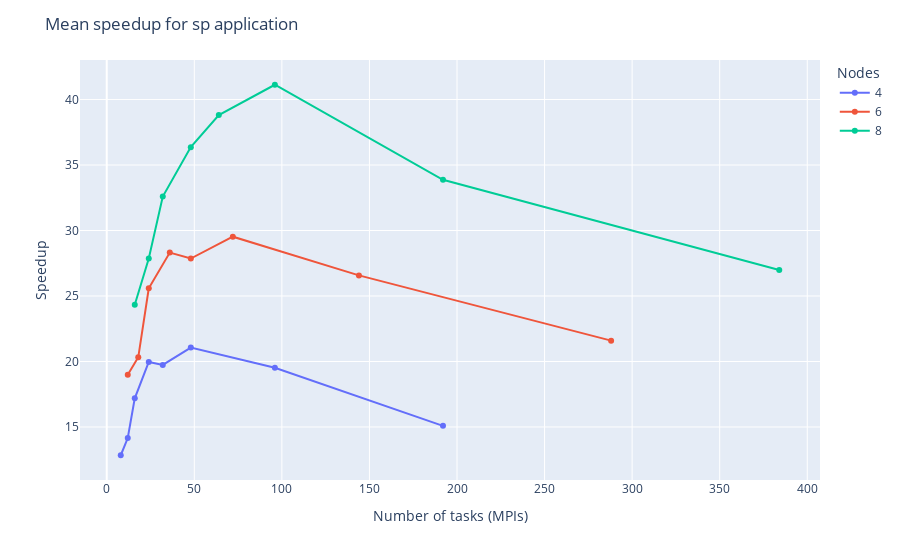

Notebook code cell kept with this figure:
### Markdown cell above
## Speedup vs ntasks (MPIs)

### Code cell
fig = px.line(x=sp['ntasks'], y=sp['empirical speedup'],
                markers=True,
                color=sp['nodes'])

# change the title
fig.update_layout(title='Mean speedup for sp application',
                    legend_title_text='Nodes',
                    xaxis_title='Number of tasks (MPIs)',
                    yaxis_title='Speedup')

fig.show()

### Figure 1 — Plotly figure (JSON) as saved in the notebook; plotly's stock layout.template omitted (floating-point values rounded to 4 significant figures)
{"data": [{"hovertemplate": "color=4<br>x=%{x}<br>y=%{y}<extra></extra>", "legendgroup": "4", "line": {"color": "#636efa", "dash": "solid"}, "marker": {"symbol": "circle"}, "mode": "lines+markers", "name": "4", "orientation": "v", "showlegend": true, "type": "scatter", "x": [8, 12, 16, 24, 32, 48, 96, 192], "xaxis": "x", "y": [12.84, 14.16, 17.19, 19.97, 19.74, 21.07, 19.52, 15.09], "yaxis": "y"}, {"hovertemplate": "color=6<br>x=%{x}<br>y=%{y}<extra></extra>", "legendgroup": "6", "line": {"color": "#EF553B", "dash": "solid"}, "marker": {"symbol": "circle"}, "mode": "lines+markers", "name": "6", "orientation": "v", "showlegend": true, "type": "scatter", "x": [12, 18, 24, 36, 48, 72, 144, 288], "xaxis": "x", "y": [18.98, 20.32, 25.59, 28.32, 27.86, 29.53, 26.57, 21.59], "yaxis": "y"}, {"hovertemplate": "color=8<br>x=%{x}<br>y=%{y}<extra></extra>", "legendgroup": "8", "line": {"color": "#00cc96", "dash": "solid"}, "marker": {"symbol": "circle"}, "mode": "lines+markers", "name": "8", "orientation": "v", "showlegend": true, "type": "scatter", "x": [16, 24, 32, 48, 64, 96, 192, 384], "xaxis": "x", "y": [24.33, 27.86, 32.59, 36.37, 38.82, 41.13, 33.87, 26.99], "yaxis": "y"}], "layout": {"legend": {"title": {"text": "Nodes"}, "tracegroupgap": 0}, "margin": {"t": 60}, "title": {"text": "Mean speedup for sp application"}, "xaxis": {"anchor": "y", "domain": [0, 1], "title": {"text": "Number of tasks (MPIs)"}}, "yaxis": {"anchor": "x", "domain": [0, 1], "title": {"text": "Speedup"}}}}
